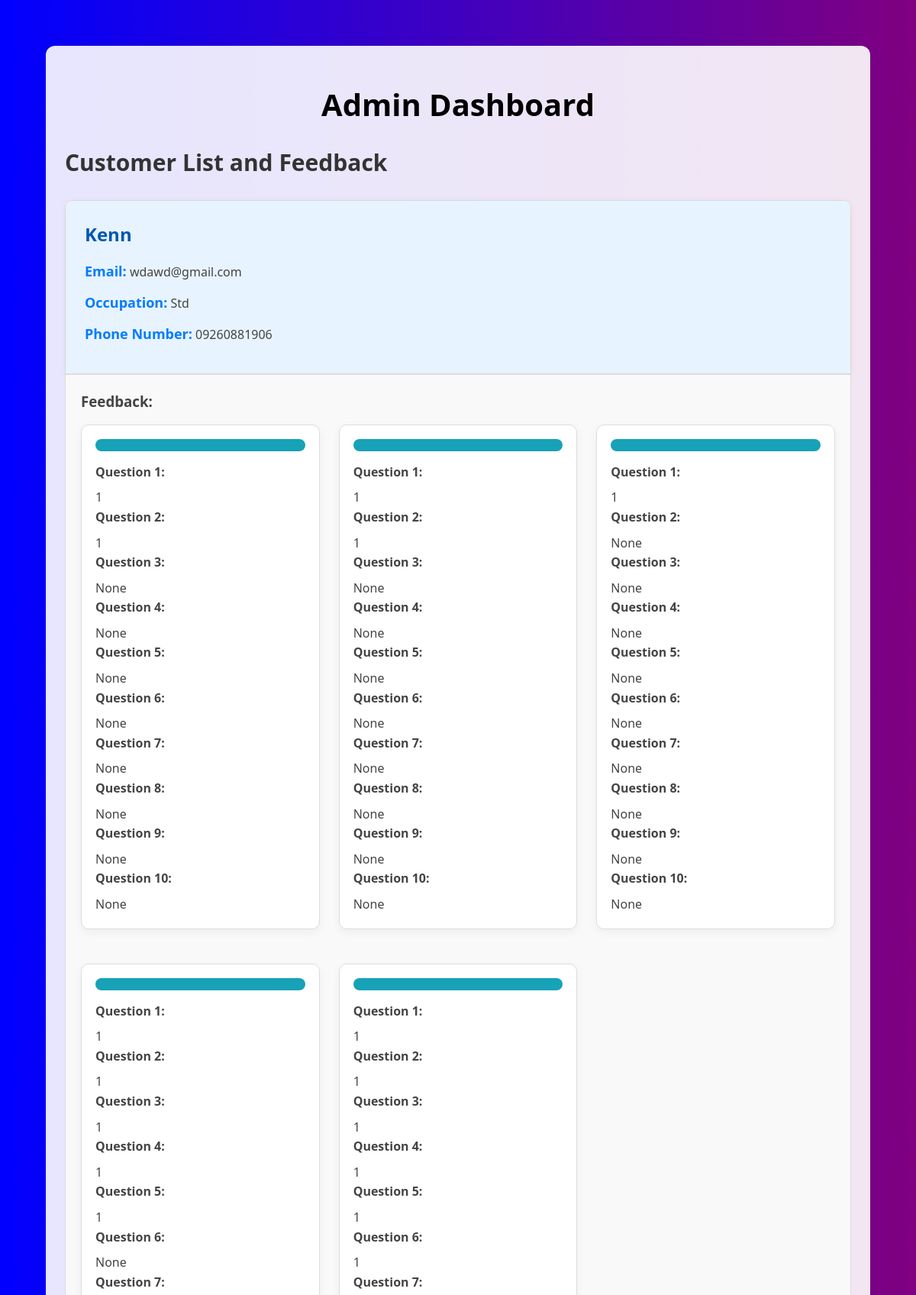
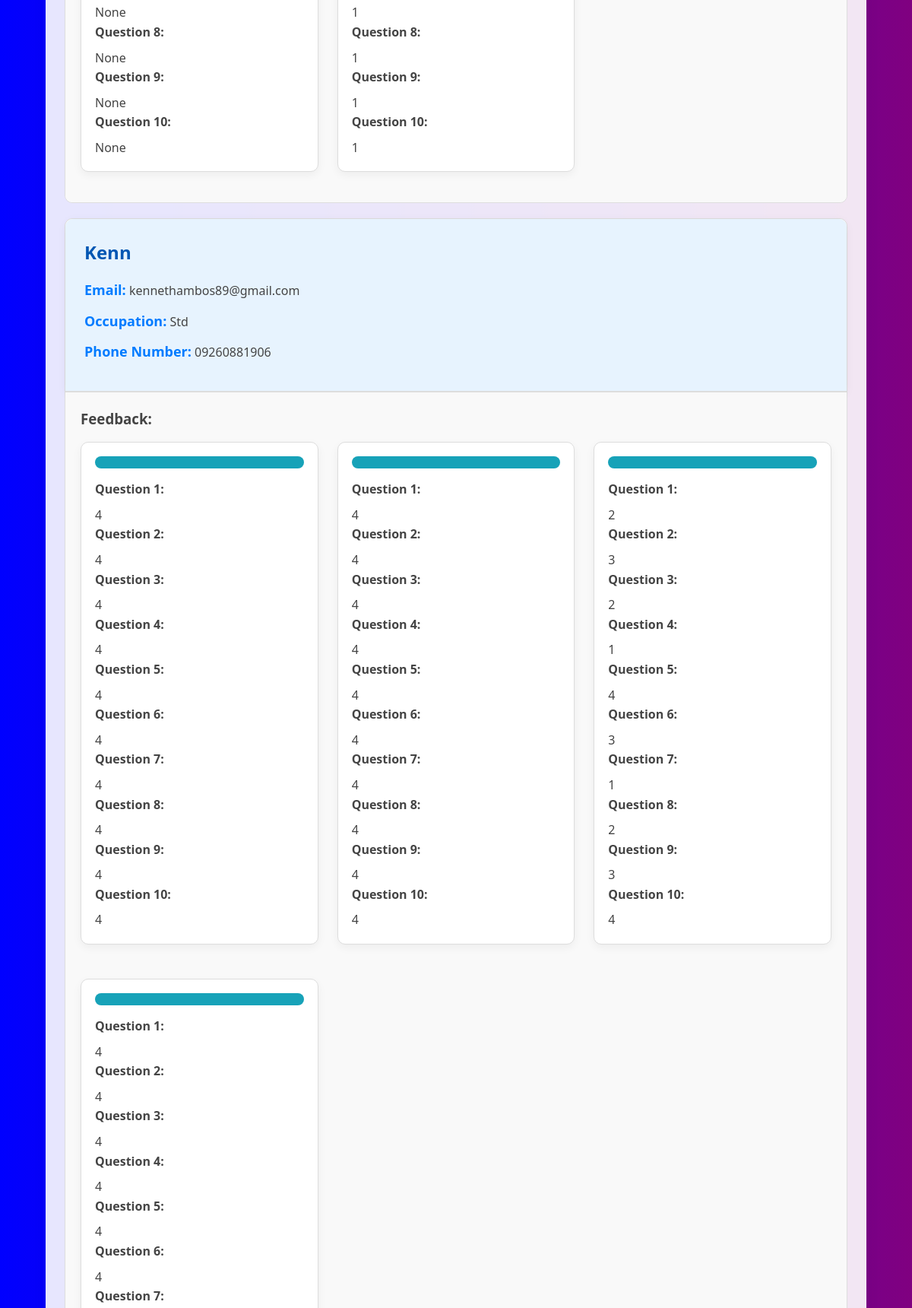
Page /ui/admin-dashboard/ (upper part) on the committed database (2 pictures, top to bottom).
### UI/models.py (models this page shows, shortened)
class Customer(models.Model):
    name = models.CharField(max_length=100)
    email = models.EmailField(unique=True)
    occupation = models.CharField(max_length=100, blank=True)
    phone_number = models.CharField(max_length=15, blank=True)

class Feedback(models.Model):
    customer = models.ForeignKey(Customer, on_delete=models.CASCADE, related_name='feedbacks')
    question_1 = models.IntegerField(choices=[(1, 'Very Bad'), (2, 'Bad'), (3, 'Good'), (4, 'Excellent')], null=True, blank=True)
    question_2 = models.IntegerField(choices=[(1, 'Very Bad'), (2, 'Bad'), (3, 'Good'), (4, 'Excellent')], null=True, blank=True)
    question_3 = models.IntegerField(choices=[(1, 'Very Bad'), (2, 'Bad'), (3, 'Good'), (4, 'Excellent')], null=True, blank=True)
    question_4 = models.IntegerField(choices=[(1, 'Very Bad'), (2, 'Bad'), (3, 'Good'), (4, 'Excellent')], null=True, blank=True)
    question_5 = models.IntegerField(choices=[(1, 'Very Bad'), (2, 'Bad'), (3, 'Good'), (4, 'Excellent')], null=True, blank=True)
    question_6 = models.IntegerField(choices=[(1, 'Very Bad'), (2, 'Bad'), (3, 'Good'), (4, 'Excellent')], null=True, blank=True)
    question_7 = models.IntegerField(choices=[(1, 'Very Bad'), (2, 'Bad'), (3, 'Good'), (4, 'Excellent')], null=True, blank=True)
    question_8 = models.IntegerField(choices=[(1, 'Very Bad'), (2, 'Bad'), (3, 'Good'), (4, 'Excellent')], null=True, blank=True)
    question_9 = models.IntegerField(choices=[(1, 'Very Bad'), (2, 'Bad'), (3, 'Good'), (4, 'Excellent')], null=True, blank=True)
    question_10 = models.IntegerField(choices=[(1, 'Very Bad'), (2, 'Bad'), (3, 'Good'), (4, 'Excellent')], null=True, blank=True)
    created_at = models.DateTimeField(default=timezone.now)

### UI/views.py (the view)
# urls.py: path('admin-dashboard/', views.admin_dashboard, name='admin_dashboard'),
def admin_dashboard(request):
    customers = Customer.objects.all()
    feedbacks = Feedback.objects.all()
    return render(request, 'UI/admin_dashboard.html', {'customers': customers, 'feedbacks': feedbacks})

### UI/templates/UI/admin_dashboard.html (shortened to what this page needs)
<!DOCTYPE html>
<html lang="en">
<head>
</head>
<body>
    <div class="container">
        <div class="section">
            <header>
                <h1>Admin Dashboard</h1>
            </header>
            <h2>Customer List and Feedback</h2>
            <ul>
                {% for customer in customers %}
                    <li>
                        <div class="customer-details">
                            <h3>{{ customer.name }}</h3>
                            <p><strong>Email:</strong> {{ customer.email }}</p>
                            <p><strong>Occupation:</strong> {{ customer.occupation }}</p>
                            <p><strong>Phone Number:</strong> {{ customer.phone_number }}</p>
                        </div>
                        <div class="feedback-section">
                            <h3>Feedback:</h3>
                            <ul>
                                {% for feedback in feedbacks %}
                                    {% if feedback.customer == customer %}
                                        <li>
                                            <div class="feedback-type-label
                                                {% if feedback.feedback_type == 'complaint' %}complaint{% elif feedback.feedback_type == 'compliment' %}compliment{% else %}feedback{% endif %}">
                                            </div>
                                            <strong>Question 1:</strong> {{ feedback.question_1 }}<br>
                                            <strong>Question 2:</strong> {{ feedback.question_2 }}<br>
                                            <strong>Question 3:</strong> {{ feedback.question_3 }}<br>
                                            <strong>Question 4:</strong> {{ feedback.question_4 }}<br>
                                            <strong>Question 5:</strong> {{ feedback.question_5 }}<br>
                                            <strong>Question 6:</strong> {{ feedback.question_6 }}<br>
                                            <strong>Question 7:</strong> {{ feedback.question_7 }}<br>
                                            <strong>Question 8:</strong> {{ feedback.question_8 }}<br>
                                            <strong>Question 9:</strong> {{ feedback.question_9 }}<br>
                                            <strong>Question 10:</strong> {{ feedback.question_10 }}<br>
                                        </li>
                                    {% endif %}
                                {% empty %}
                                    <li class="no-data">No feedback available for this customer.</li>
                                {% endfor %}
                            </ul>
                        </div>
                    </li>
                {% empty %}
                    <li class="no-data">No customers found.</li>
                {% endfor %}
            </ul>
        </div>
    </div>
</body>
</html>

### UI/templates/UI/admin_dashboard.html (style rules this page uses)
* { margin: 0; padding: 0; box-sizing: border-box; }
body { font-family: 'Segoe UI', Tahoma, Geneva, Verdana, sans-serif; background-image: linear-gradient(to right, blue, purple); color: #444; line-height: 1.6; padding-top: 20px; background-size: cover; background-position: center; }
header { color: black; padding: 20px 0; text-align: center; }
header h1 { font-size: 40px; font-weight: 700; }
.container { width: 90%; max-width: 1200px; margin: 40px auto; padding: 25px; background-color: rgba(255, 255, 255, 0.9); border-radius: 12px; box-shadow: 0 0 20px rgba(0, 0, 0, 0.05); }
.section { margin-bottom: 50px; }
h2 { font-size: 30px; color: #333; margin-bottom: 25px; font-weight: 600; }
ul { list-style-type: none; padding: 0; }
li { background-color: #fff; border: 1px solid #ddd; margin-bottom: 20px; border-radius: 10px; transition: all 0.3s ease; }
.customer-details { background-color: #e7f3fe; padding: 25px; border-bottom: 2px solid #ddd; border-radius: 10px 10px 0 0; box-shadow: 0 2px 12px rgba(0, 0, 0, 0.05); }
.customer-details p { margin-bottom: 12px; }
.customer-details strong { color: #007bff; font-size: 18px; }
.customer-details h3 { color: #0056b3; font-size: 24px; font-weight: bold; margin-bottom: 15px; }
.feedback-section { padding: 20px; background-color: #f9f9f9; border-radius: 0 0 10px 10px; }
.feedback-section ul { margin-top: 15px; display: grid; grid-template-columns: repeat(auto-fill, minmax(250px, 1fr)); gap: 25px; }
.feedback-section li { background-color: #fff; padding: 18px; border: 1px solid #ddd; border-radius: 10px; box-shadow: 0 4px 12px rgba(0, 0, 0, 0.05); display: flex; flex-direction: column; }
.feedback-section strong { font-weight: bold; color: #444; margin-bottom: 8px; }
.feedback-type-label { padding: 8px 18px; font-weight: bold; color: white; border-radius: 20px; margin-bottom: 15px; display: inline-block; }
.feedback-type-label.feedback { background-color: #17a2b8; }

### rows in the picture
Customer: name "Kenn", email "wdawd@gmail.com", occupation "Std", phone_number "09260881906"
Feedback: question_1 "1", question_2 "1", question_3 "None", question_4 "None", question_5 "None", question_6 "None", question_7 "None", question_8 "None", question_9 "None", question_10 "None"
Feedback: question_1 "1", question_2 "1", question_3 "None", question_4 "None", question_5 "None", question_6 "None", question_7 "None", question_8 "None", question_9 "None", question_10 "None"
Feedback: question_1 "1", question_2 "None", question_3 "None", question_4 "None", question_5 "None", question_6 "None", question_7 "None", question_8 "None", question_9 "None", question_10 "None"
Feedback: question_1 "1", question_2 "1", question_3 "1", question_4 "1", question_5 "1", question_6 "None", question_7 "None", question_8 "None", question_9 "None", question_10 "None"
Feedback: question_1 "1", question_2 "1", question_3 "1", question_4 "1", question_5 "1", question_6 "1", question_7 "1", question_8 "1", question_9 "1", question_10 "1"
Customer: name "Kenn", email "kennethambos89@gmail.com", occupation "Std", phone_number "09260881906"
Feedback: question_1 "4", question_2 "4", question_3 "4", question_4 "4", question_5 "4", question_6 "4", question_7 "4", question_8 "4", question_9 "4", question_10 "4"
Feedback: question_1 "4", question_2 "4", question_3 "4", question_4 "4", question_5 "4", question_6 "4", question_7 "4", question_8 "4", question_9 "4", question_10 "4"
Feedback: question_1 "2", question_2 "3", question_3 "2", question_4 "1", question_5 "4", question_6 "3", question_7 "1", question_8 "2", question_9 "3", question_10 "4"
Feedback: question_1 "4", question_2 "4", question_3 "4", question_4 "4", question_5 "4", question_6 "4"
